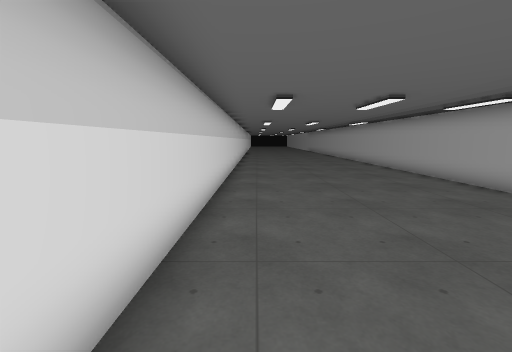
[1] (above)

16 first-person views from a walk through a Godot game level. The camera is 1.5 m above the floor, tilts 8° down and sees 90° across. The floor is counted in squares, 1 m on a side. Each view is taken from the middle of a square. On the plan, view 1 faces up. The plan holds only what a view shows up to about 13 squares ahead; the rest is blank. The place goes on beyond the plan. Characters and animated objects are not drawn. Some surface patterns are stand-ins.

[2]
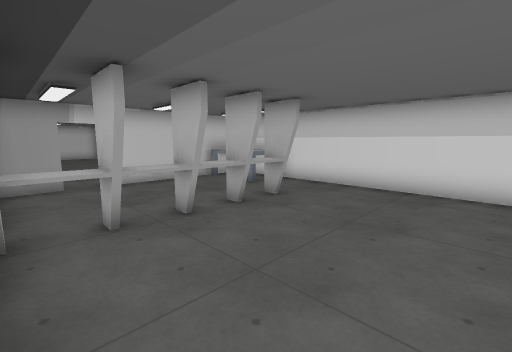

[3]
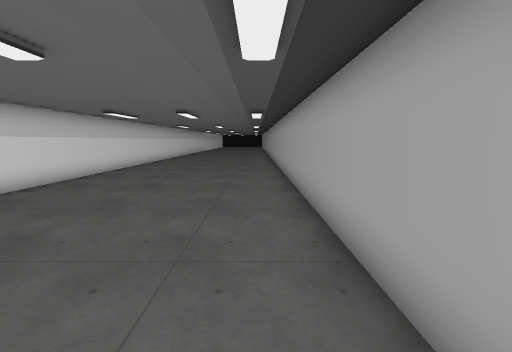

[4]
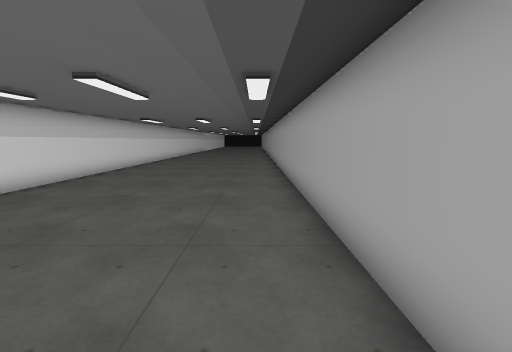

[5]
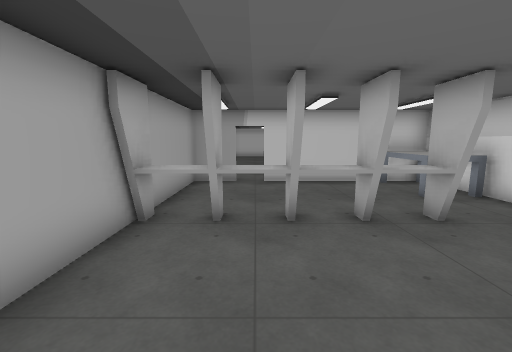

[6]
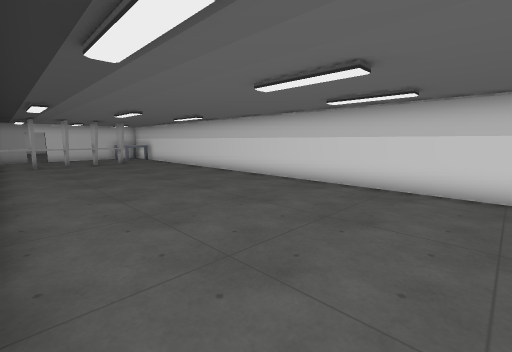

[7]
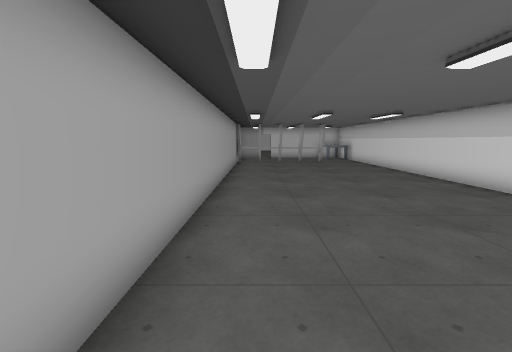

[8]
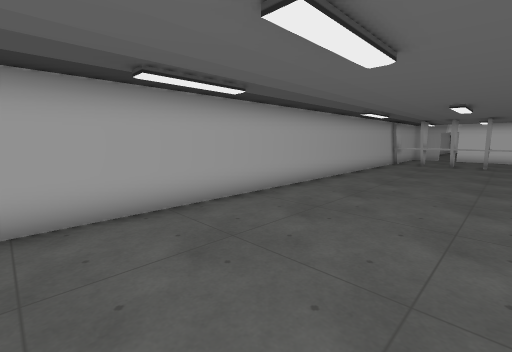

[9]
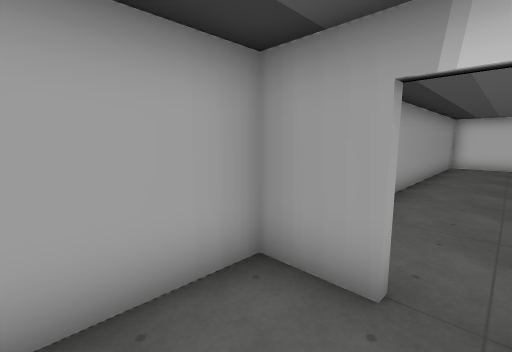

[10]
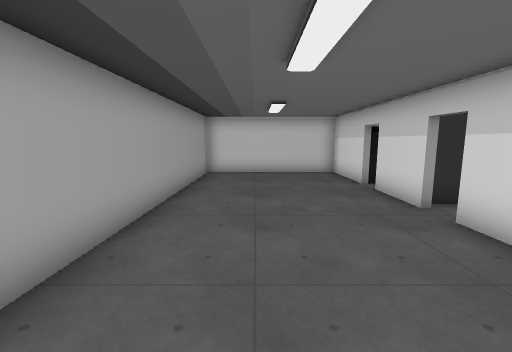

[11]
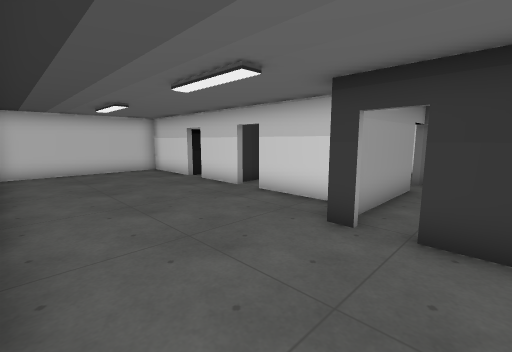

[12]
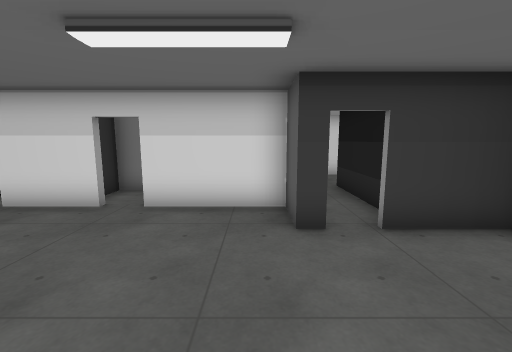

[13]
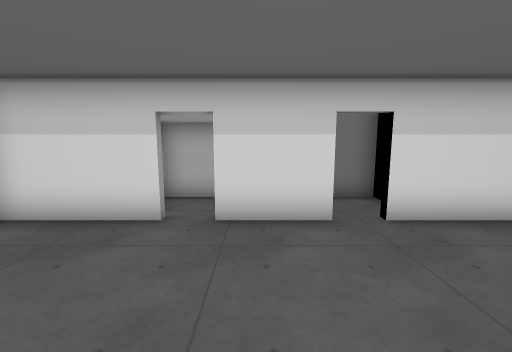

[14]
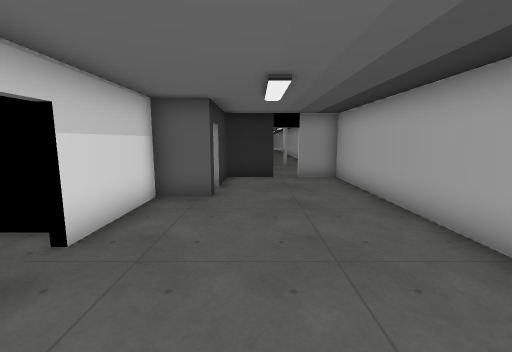

[15]
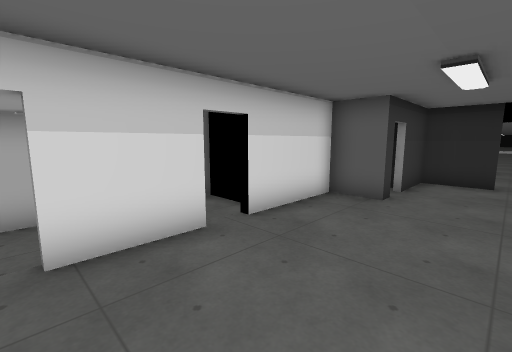

[16]
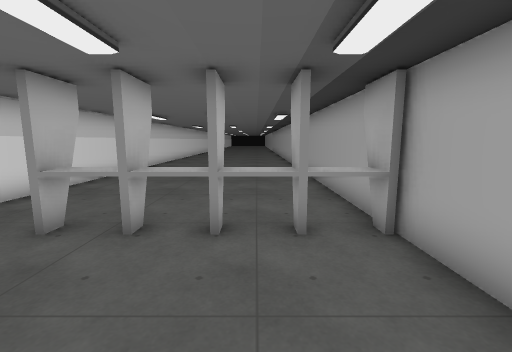

### Floor plan
Key: @ floor where view 1 was taken; # wall or solid block; x gap in a wall; . main floor; - floor 0.25 m lower than the main floor; / step, stairs or slope; ^ raised ledge; T thing the floor can be seen under or through.
Columns run from 2 left of view 1 to 8 right of it. Each row starts with its distance up from view 1.
 18  #........#
 17  #........#
 16  #........#
 15  #........#
 14  #........#
 13  #........#
 12  #........#
 11  #........#
 10  #........#
  9  #........#
  8  #........#
  7  #........#
  6  #........#
  5  #........#
  4  #........#
  3  #........#
  2  #........#
  1  #..^TT.#x
  0  #@.^T^^^^
 -1  #........#
 -2  ^^.......#
 -3  ^^.......#
 -4  ^^.......#
 -5    ####.###
 -6     ##....#
 -7      #....#
 -8    ###....#
 -9    #......#
-10 #  #......#
-11 #--#......#
-12 #--/......#
-13 #--#......#
-14 ####......#
-15  #--......#
-16  ###......#
-17   ##......#
-18    #......#
-19    ########

Where each view was taken, in squares from view 1:
view 1: 0 up, 0 right, facing up
view 2: 5 up, 7 right, facing down-left
view 3: 5 up, 6 right, facing up
view 4: 2 up, 6 right, facing up
view 5: 5 up, 5 right, facing down
view 6: 18 up, 7 right, facing down-left
view 7: 18 up, 6 right, facing down
view 8: 18 up, 2 right, facing down-right
view 9: 2 down, 5 right, facing down-right
view 10: 7 down, 5 right, facing down
view 11: 6 down, 7 right, facing down-left
view 12: 9 down, 7 right, facing left
view 13: 14 down, 6 right, facing left
view 14: 15 down, 4 right, facing up
view 15: 15 down, 5 right, facing up-left
view 16: 4 down, 5 right, facing up
